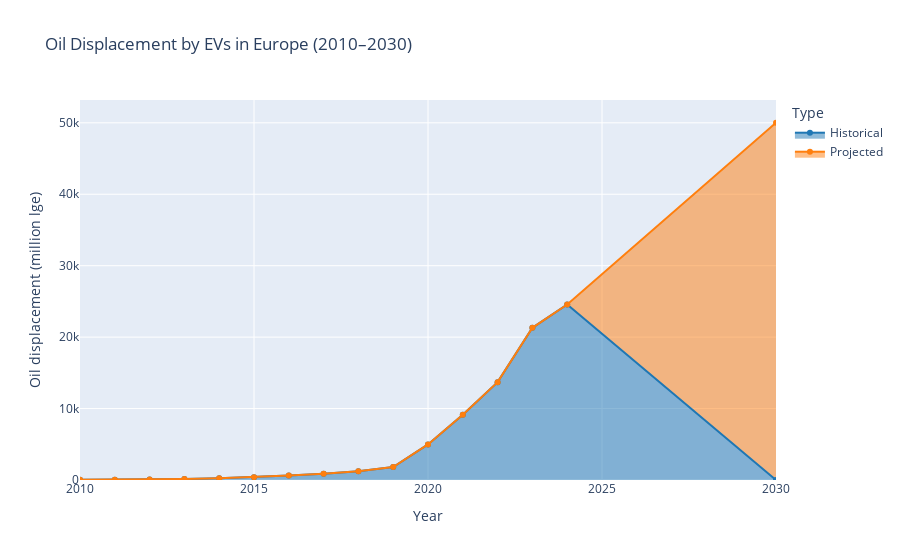

The notebook cell this image was saved under:
### Code cell
# Historical data (2010–2024)
df_europe_oil_hist = df[
    (df['unit'] == 'Oil displacement, million lge') &
    (df['region_country'] == 'Europe') &
    (df['year'] <= 2024)
].copy()
df_europe_oil_hist['Type'] = 'Historical'

# Projected data (2025–2030)
df_europe_oil_proj = df[
    (df['unit'] == 'Oil displacement, million lge') &
    (df['region_country'] == 'Europe') &
    (df['category'] == 'Projection-STEPS') &
    (df['year'] > 2024) & (df['year'] <= 2030)
].copy()
df_europe_oil_proj['Type'] = 'Projected'

# Combine both
df_oil_combined = pd.concat([df_europe_oil_hist, df_europe_oil_proj])

# Group by year + type (summing values)
df_oil_combined = df_oil_combined.groupby(['year', 'Type'])['value'].sum().reset_index()

# Plot stacked area chart
fig = px.area(
    df_oil_combined,
    x='year',
    y='value',
    color='Type',
    title='Oil Displacement by EVs in Europe (2010–2030)',
    labels={'value': 'Oil displacement (million lge)', 'year': 'Year'},
    color_discrete_map={'Historical': '#1f77b4', 'Projected': '#ff7f0e'}
)

fig.update_traces(mode='lines+markers')
fig.show()

### Figure 1 — Plotly figure (JSON) as saved in the notebook; plotly's stock layout.template omitted (floating-point values rounded to 4 significant figures)
{"data": [{"fillpattern": {"shape": ""}, "hovertemplate": "Type=Historical<br>Year=%{x}<br>Oil displacement (million lge)=%{y}<extra></extra>", "legendgroup": "Historical", "line": {"color": "#1f77b4"}, "marker": {"symbol": "circle"}, "mode": "lines+markers", "name": "Historical", "orientation": "v", "showlegend": true, "stackgroup": "1", "type": "scatter", "x": [2010, 2011, 2012, 2013, 2014, 2015, 2016, 2017, 2018, 2019, 2020, 2021, 2022, 2023, 2024], "xaxis": "x", "y": [24.61, 43.14, 85.5, 145, 251.3, 402.4, 625.6, 891.2, 1230.0, 1821, 4982, 9148, 13700, 21306, 24564], "yaxis": "y"}, {"fillpattern": {"shape": ""}, "hovertemplate": "Type=Projected<br>Year=%{x}<br>Oil displacement (million lge)=%{y}<extra></extra>", "legendgroup": "Projected", "line": {"color": "#ff7f0e"}, "marker": {"symbol": "circle"}, "mode": "lines+markers", "name": "Projected", "orientation": "v", "showlegend": true, "stackgroup": "1", "type": "scatter", "x": [2030], "xaxis": "x", "y": [50010], "yaxis": "y"}], "layout": {"legend": {"title": {"text": "Type"}, "tracegroupgap": 0}, "title": {"text": "Oil Displacement by EVs in Europe (2010–2030)"}, "xaxis": {"anchor": "y", "domain": [0, 1], "title": {"text": "Year"}}, "yaxis": {"anchor": "x", "domain": [0, 1], "title": {"text": "Oil displacement (million lge)"}}}}
